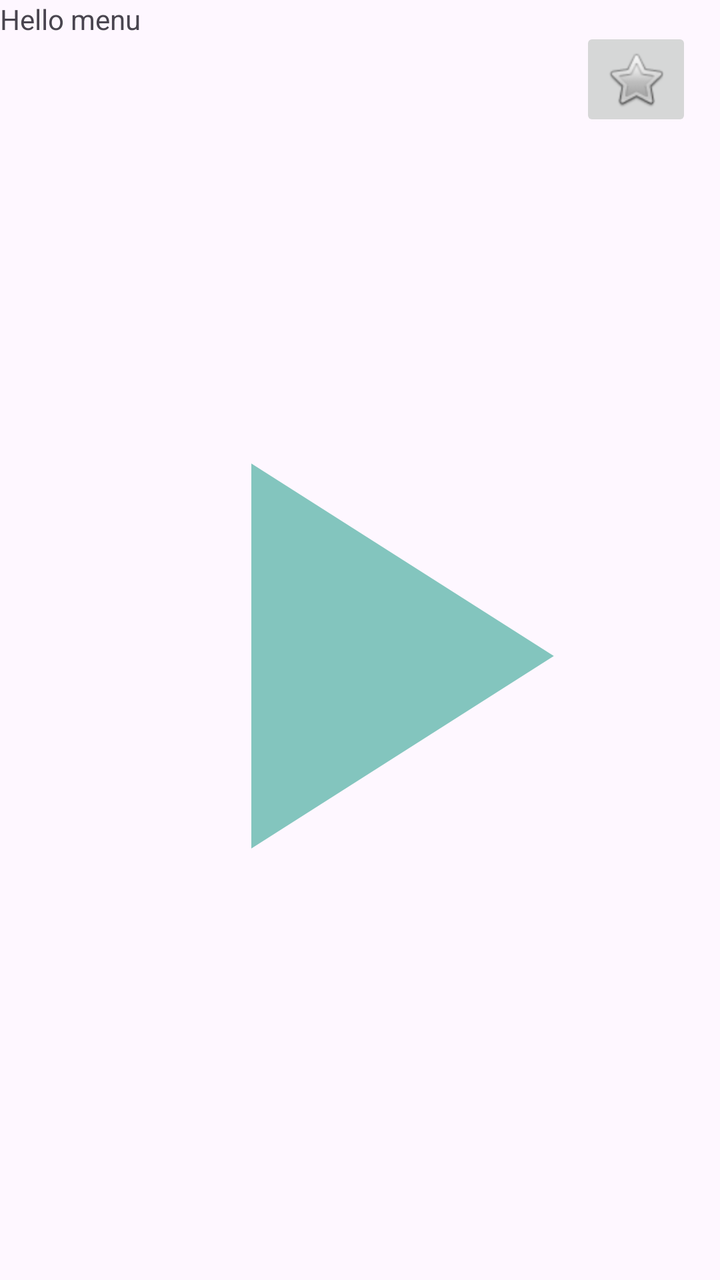
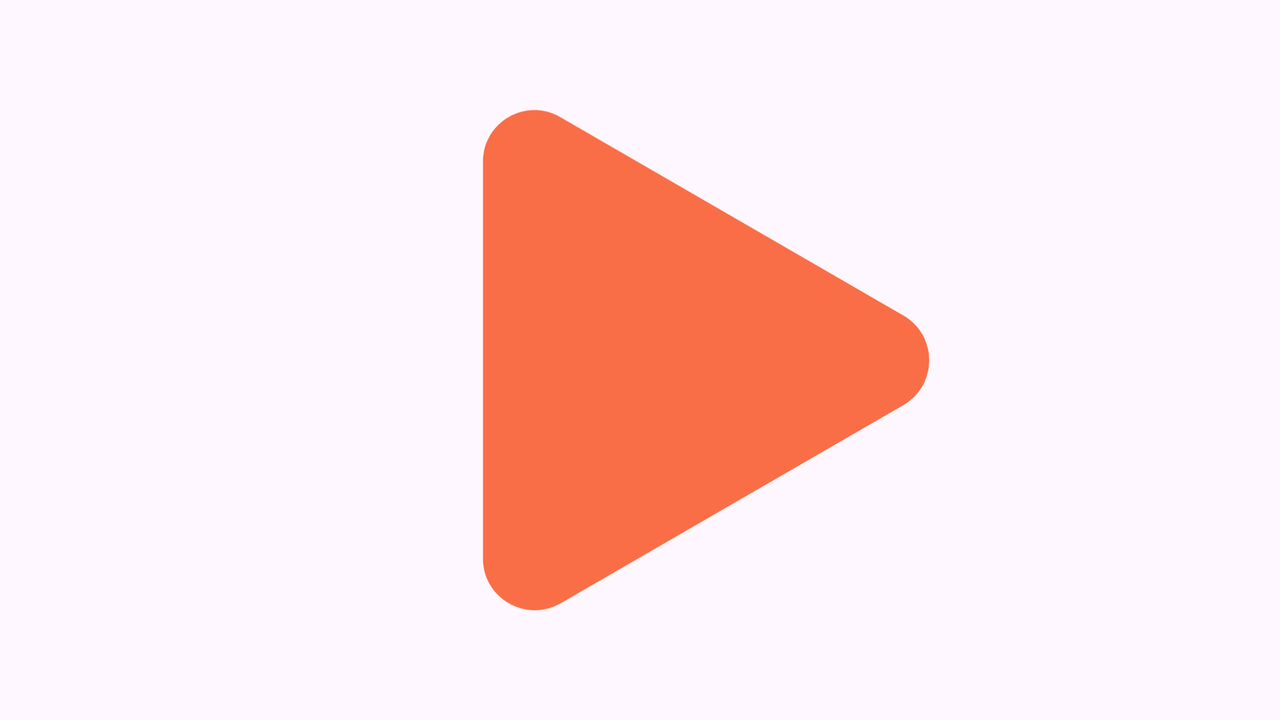

One screen, two layout resources from the same app: the default and the repository's alternative for another configuration. Each is rendered where Android would select it; the XML of both is given below.
<!-- AndroidManifest.xml: application theme Theme.MuseCMEB -->
<!-- res/layout/fragment_menu.xml -->
<?xml version="1.0" encoding="utf-8"?>
<FrameLayout xmlns:android="http://schemas.android.com/apk/res/android"
    xmlns:app="http://schemas.android.com/apk/res-auto"
    xmlns:tools="http://schemas.android.com/tools"
    android:layout_width="match_parent"
    android:layout_height="match_parent"
    tools:context=".MenuFragment">

    
    <androidx.constraintlayout.widget.ConstraintLayout
        android:layout_width="match_parent"
        android:layout_height="match_parent">

        <ImageButton
            android:id="@+id/imageButton2"
            app:layout_constraintBottom_toBottomOf="parent"
            app:layout_constraintEnd_toEndOf="parent"
            app:layout_constraintHorizontal_bias="0.954"
            app:layout_constraintStart_toStartOf="parent"
            app:layout_constraintTop_toTopOf="parent"
            app:layout_constraintVertical_bias="0.023"
            android:layout_width="wrap_content"
            android:layout_height="wrap_content"
            android:src="@android:drawable/btn_star" />

        <TextView
            android:id="@+id/textView"
            android:layout_width="match_parent"
            android:layout_height="match_parent"
            android:text="@string/hello_menu"
            tools:layout_editor_absoluteX="0dp"
            tools:layout_editor_absoluteY="2dp" />

        <ImageView
            android:id="@+id/startSessionBt"
            android:layout_width="395dp"
            android:layout_height="330dp"
            android:layout_marginTop="64dp"
            android:src="@drawable/baseline_play_arrow_24"
            app:layout_constraintBottom_toBottomOf="parent"
            app:layout_constraintEnd_toEndOf="parent"
            app:layout_constraintStart_toStartOf="parent"
            app:layout_constraintTop_toTopOf="@+id/textView"
            app:layout_constraintVertical_bias="0.403" />
    </androidx.constraintlayout.widget.ConstraintLayout>


</FrameLayout>
<!-- resources referenced by this layout -->
<resources>
  <!-- drawable baseline_play_arrow_24 (drawable) -->
  <vector android:height="24dp" android:tint="#83C5BE"
      android:viewportHeight="24" android:viewportWidth="24"
      android:width="24dp" xmlns:android="http://schemas.android.com/apk/res/android">
      <path android:fillColor="@android:color/white" android:pathData="M8,5v14l11,-7z"/>
  </vector>
  <string name="hello_menu">Hello menu</string>
  <style name="Theme.MuseCMEB" parent="Base.Theme.MuseCMEB" />
  <style name="Base.Theme.MuseCMEB" parent="Theme.Material3.DayNight.NoActionBar">
          
          
      </style>
</resources>
<!-- res/layout-land/fragment_menu.xml (the repository's variant of the layout above) -->
<!-- drawn on the phone turned sideways -->
<?xml version="1.0" encoding="utf-8"?>
<FrameLayout xmlns:android="http://schemas.android.com/apk/res/android"
    xmlns:app="http://schemas.android.com/apk/res-auto"
    xmlns:tools="http://schemas.android.com/tools"
    android:layout_width="match_parent"
    android:layout_height="match_parent"
    tools:context=".MenuFragment"
    android:theme="@style/Theme.AppCompat.Light">

    
    <androidx.constraintlayout.widget.ConstraintLayout
        android:layout_width="match_parent"
        android:layout_height="match_parent">

        <ImageButton
            android:id="@+id/imageButton2"
            android:layout_width="wrap_content"
            android:layout_height="wrap_content"
            android:backgroundTint="#00FFFFFF"
            android:src="@drawable/baseline_settings_24"
            android:visibility="invisible"
            app:layout_constraintBottom_toBottomOf="parent"
            app:layout_constraintEnd_toEndOf="parent"
            app:layout_constraintHorizontal_bias="0.954"
            app:layout_constraintStart_toStartOf="parent"
            app:layout_constraintTop_toTopOf="parent"
            app:layout_constraintVertical_bias="0.023" />

        <ImageView
            android:id="@+id/startSessionBt"
            android:layout_width="379dp"
            android:layout_height="329dp"
            android:rotation="90"
            android:src="@drawable/play_triangle"
            app:layout_constraintBottom_toBottomOf="parent"
            app:layout_constraintEnd_toEndOf="parent"
            app:layout_constraintStart_toStartOf="parent"
            app:layout_constraintTop_toTopOf="parent" />
    </androidx.constraintlayout.widget.ConstraintLayout>


</FrameLayout>
<!-- resources referenced by the variant -->
<!-- as the phone turned sideways resolves them -->
<resources>
  <!-- drawable baseline_settings_24 (drawable) -->
  <vector android:height="24dp" android:tint="#006D77"
      android:viewportHeight="24" android:viewportWidth="24"
      android:width="24dp" xmlns:android="http://schemas.android.com/apk/res/android">
      <path android:fillColor="@android:color/white" android:pathData="M19.14,12.94c0.04,-0.3 0.06,-0.61 0.06,-0.94c0,-0.32 -0.02,-0.64 -0.07,-0.94l2.03,-1.58c0.18,-0.14 0.23,-0.41 0.12,-0.61l-1.92,-3.32c-0.12,-0.22 -0.37,-0.29 -0.59,-0.22l-2.39,0.96c-0.5,-0.38 -1.03,-0.7 -1.62,-0.94L14.4,2.81c-0.04,-0.24 -0.24,-0.41 -0.48,-0.41h-3.84c-0.24,0 -0.43,0.17 -0.47,0.41L9.25,5.35C8.66,5.59 8.12,5.92 7.63,6.29L5.24,5.33c-0.22,-0.08 -0.47,0 -0.59,0.22L2.74,8.87C2.62,9.08 2.66,9.34 2.86,9.48l2.03,1.58C4.84,11.36 4.8,11.69 4.8,12s0.02,0.64 0.07,0.94l-2.03,1.58c-0.18,0.14 -0.23,0.41 -0.12,0.61l1.92,3.32c0.12,0.22 0.37,0.29 0.59,0.22l2.39,-0.96c0.5,0.38 1.03,0.7 1.62,0.94l0.36,2.54c0.05,0.24 0.24,0.41 0.48,0.41h3.84c0.24,0 0.44,-0.17 0.47,-0.41l0.36,-2.54c0.59,-0.24 1.13,-0.56 1.62,-0.94l2.39,0.96c0.22,0.08 0.47,0 0.59,-0.22l1.92,-3.32c0.12,-0.22 0.07,-0.47 -0.12,-0.61L19.14,12.94zM12,15.6c-1.98,0 -3.6,-1.62 -3.6,-3.6s1.62,-3.6 3.6,-3.6s3.6,1.62 3.6,3.6S13.98,15.6 12,15.6z"/>
  </vector>
  <!-- drawable play_triangle (drawable) -->
  <vector xmlns:android="http://schemas.android.com/apk/res/android"
      android:width="100dp"
      android:height="125dp"
      android:viewportWidth="100"
      android:viewportHeight="125">
    <path
        android:fillColor="#f96e46"
        android:pathData="M96.2,77.7L58.5,12.5c-3.8,-6.5 -13.2,-6.5 -17,0L3.8,77.7c-3.8,6.5 0.9,14.7 8.5,14.7h75.4C95.2,92.4 99.9,84.3 96.2,77.7z"/>
  </vector>
  <style name="Theme.MuseCMEB" parent="Base.Theme.MuseCMEB" />
  <style name="Base.Theme.MuseCMEB" parent="Theme.Material3.DayNight.NoActionBar">
          
          
      </style>
</resources>
